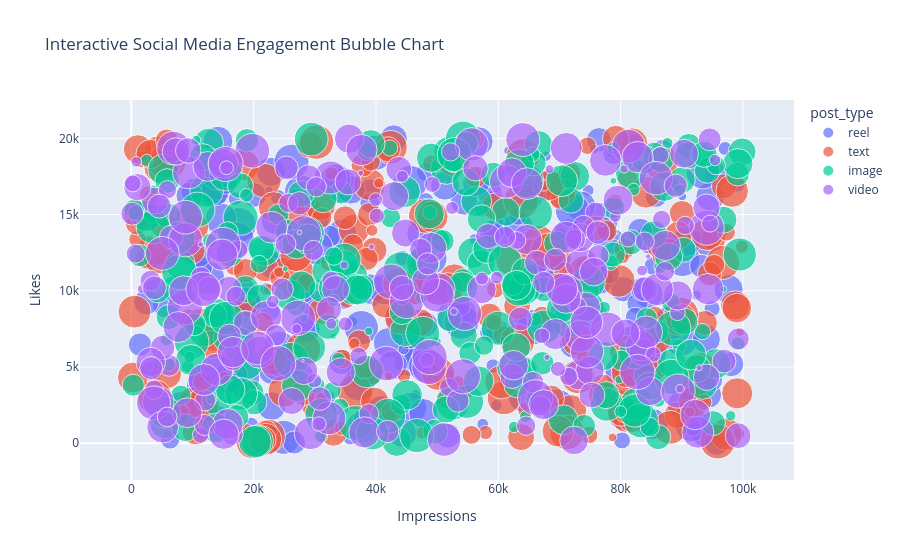

Write notebook code for a chart like this one.
### Code cell
fig = px.scatter(
    df.sample(n=min(1000, len(df)), random_state=42),
    x="impression_count",
    y="likes",
    size="comments",
    color="post_type",
    hover_data=["country", "engagement_rate"],
    title="Interactive Social Media Engagement Bubble Chart",
    labels={
        "impression_count": "Impressions",
        "likes": "Likes",
        "comments": "Comments"
    },
    size_max=25
)

fig.show()

### Figure 1 — Plotly figure (JSON) as saved in the notebook; plotly's stock layout.template omitted (floating-point values rounded to 4 significant figures; data arrays with more than 128 entries replaced by an {"elided": "..."} marker saying what was removed)
{"data": [{"customdata": {"elided": "252x2 mixed values"}, "hovertemplate": "post_type=reel<br>Impressions=%{x}<br>Likes=%{y}<br>Comments=%{marker.size}<br>country=%{customdata[0]}<br>engagement_rate=%{customdata[1]}<extra></extra>", "legendgroup": "reel", "marker": {"color": "#636efa", "size": {"elided": "252 float values"}, "sizemode": "area", "sizeref": 4.773, "symbol": "circle"}, "mode": "markers", "name": "reel", "orientation": "v", "showlegend": true, "type": "scatter", "x": {"elided": "252 int values"}, "xaxis": "x", "y": {"elided": "252 float values"}, "yaxis": "y"}, {"customdata": {"elided": "245x2 mixed values"}, "hovertemplate": "post_type=text<br>Impressions=%{x}<br>Likes=%{y}<br>Comments=%{marker.size}<br>country=%{customdata[0]}<br>engagement_rate=%{customdata[1]}<extra></extra>", "legendgroup": "text", "marker": {"color": "#EF553B", "size": {"elided": "245 float values"}, "sizemode": "area", "sizeref": 4.773, "symbol": "circle"}, "mode": "markers", "name": "text", "orientation": "v", "showlegend": true, "type": "scatter", "x": {"elided": "245 int values"}, "xaxis": "x", "y": {"elided": "245 float values"}, "yaxis": "y"}, {"customdata": {"elided": "269x2 mixed values"}, "hovertemplate": "post_type=image<br>Impressions=%{x}<br>Likes=%{y}<br>Comments=%{marker.size}<br>country=%{customdata[0]}<br>engagement_rate=%{customdata[1]}<extra></extra>", "legendgroup": "image", "marker": {"color": "#00cc96", "size": {"elided": "269 float values"}, "sizemode": "area", "sizeref": 4.773, "symbol": "circle"}, "mode": "markers", "name": "image", "orientation": "v", "showlegend": true, "type": "scatter", "x": {"elided": "269 int values"}, "xaxis": "x", "y": {"elided": "269 float values"}, "yaxis": "y"}, {"customdata": {"elided": "234x2 mixed values"}, "hovertemplate": "post_type=video<br>Impressions=%{x}<br>Likes=%{y}<br>Comments=%{marker.size}<br>country=%{customdata[0]}<br>engagement_rate=%{customdata[1]}<extra></extra>", "legendgroup": "video", "marker": {"color": "#ab63fa", "size": {"elided": "234 float values"}, "sizemode": "area", "sizeref": 4.773, "symbol": "circle"}, "mode": "markers", "name": "video", "orientation": "v", "showlegend": true, "type": "scatter", "x": {"elided": "234 int values"}, "xaxis": "x", "y": {"elided": "234 float values"}, "yaxis": "y"}], "layout": {"legend": {"itemsizing": "constant", "title": {"text": "post_type"}, "tracegroupgap": 0}, "title": {"text": "Interactive Social Media Engagement Bubble Chart"}, "xaxis": {"anchor": "y", "domain": [0, 1], "title": {"text": "Impressions"}}, "yaxis": {"anchor": "x", "domain": [0, 1], "title": {"text": "Likes"}}}}
